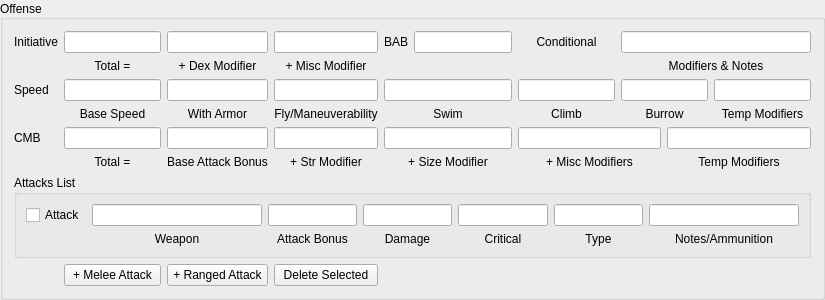
         <widget class="QGroupBox" name="groupBox_4">
          <property name="minimumSize">
           <size>
            <width>825</width>
            <height>0</height>
           </size>
          </property>
          <property name="maximumSize">
           <size>
            <width>825</width>
            <height>16777215</height>
           </size>
          </property>
          <property name="title">
           <string>Offense</string>
          </property>
          <property name="alignment">
           <set>Qt::AlignLeading|Qt::AlignLeft|Qt::AlignVCenter</set>
          </property>
          <layout class="QGridLayout" name="gridLayout_5">
           <item row="0" column="0">
            <widget class="QLabel" name="label_132">
             <property name="text">
              <string>Initiative</string>
             </property>
             <property name="alignment">
              <set>Qt::AlignCenter</set>
             </property>
            </widget>
           </item>
           <item row="0" column="1">
            <widget class="QLineEdit" name="initiative_total">
             <property name="alignment">
              <set>Qt::AlignCenter</set>
             </property>
             <property name="readOnly">
              <bool>true</bool>
             </property>
            </widget>
           </item>
           <item row="0" column="2">
            <widget class="QLineEdit" name="initiative_dexModifier">
             <property name="alignment">
              <set>Qt::AlignCenter</set>
             </property>
             <property name="readOnly">
              <bool>true</bool>
             </property>
            </widget>
           </item>
           <item row="0" column="3">
            <widget class="QLineEdit" name="initiative_miscModifier">
             <property name="alignment">
              <set>Qt::AlignCenter</set>
             </property>
            </widget>
           </item>
           <item row="0" column="4" colspan="2">
            <widget class="QLabel" name="label_145">
             <property name="text">
              <string>BAB</string>
             </property>
             <property name="alignment">
              <set>Qt::AlignCenter</set>
             </property>
            </widget>
           </item>
           <item row="0" column="6">
            <widget class="QLineEdit" name="bab">
             <property name="alignment">
              <set>Qt::AlignCenter</set>
             </property>
            </widget>
           </item>
           <item row="0" column="7">
            <widget class="QLabel" name="label_146">
             <property name="text">
              <string>Conditional</string>
             </property>
             <property name="alignment">
              <set>Qt::AlignCenter</set>
             </property>
            </widget>
           </item>
           <item row="0" column="8" colspan="3">
            <widget class="QLineEdit" name="conditionalOffenseModifiers"/>
           </item>
           <item row="1" column="8" colspan="3">
            <widget class="QLabel" name="label_152">
             <property name="text">
              <string>Modifiers &amp; Notes</string>
             </property>
             <property name="alignment">
              <set>Qt::AlignCenter</set>
             </property>
            </widget>
           </item>
           <item row="2" column="2">
            <widget class="QLineEdit" name="speed_withArmor">
             <property name="alignment">
              <set>Qt::AlignCenter</set>
             </property>
            </widget>
           </item>
           <item row="2" column="4" colspan="3">
            <widget class="QLineEdit" name="speed_swim">
             <property name="minimumSize">
              <size>
               <width>101</width>
               <height>0</height>
              </size>
             </property>
             <property name="alignment">
              <set>Qt::AlignCenter</set>
             </property>
            </widget>
           </item>
           <item row="1" column="1">
            <widget class="QLabel" name="label_149">
             <property name="text">
              <string>Total =</string>
             </property>
             <property name="alignment">
              <set>Qt::AlignCenter</set>
             </property>
            </widget>
           </item>
           <item row="2" column="7">
            <widget class="QLineEdit" name="speed_climb">
             <property name="alignment">
              <set>Qt::AlignCenter</set>
             </property>
            </widget>
           </item>
           <item row="2" column="8" colspan="2">
            <widget class="QLineEdit" name="speed_burrow">
             <property name="alignment">
              <set>Qt::AlignCenter</set>
             </property>
            </widget>
           </item>
           <item row="2" column="10">
            <widget class="QLineEdit" name="speed_tempModifiers"/>
           </item>
           <item row="3" column="1">
            <widget class="QLabel" name="label_153">
             <property name="text">
              <string>Base Speed</string>
             </property>
             <property name="alignment">
              <set>Qt::AlignCenter</set>
             </property>
            </widget>
           </item>
           <item row="2" column="0">
            <widget class="QLabel" name="label_147">
             <property name="text">
              <string>Speed</string>
             </property>
             <property name="alignment">
              <set>Qt::AlignLeading|Qt::AlignLeft|Qt::AlignVCenter</set>
             </property>
            </widget>
           </item>
           <item row="2" column="1">
            <widget class="QLineEdit" name="speed_base">
             <property name="alignment">
              <set>Qt::AlignCenter</set>
             </property>
            </widget>
           </item>
           <item row="3" column="2">
            <widget class="QLabel" name="label_154">
             <property name="text">
              <string>With Armor</string>
             </property>
             <property name="alignment">
              <set>Qt::AlignCenter</set>
             </property>
            </widget>
           </item>
           <item row="3" column="3">
            <widget class="QLabel" name="label_155">
             <property name="text">
              <string>Fly/Maneuverability</string>
             </property>
             <property name="alignment">
              <set>Qt::AlignCenter</set>
             </property>
            </widget>
           </item>
           <item row="3" column="4" colspan="3">
            <widget class="QLabel" name="label_156">
             <property name="text">
              <string>Swim</string>
             </property>
             <property name="alignment">
              <set>Qt::AlignCenter</set>
             </property>
            </widget>
           </item>
           <item row="2" column="3">
            <widget class="QLineEdit" name="speed_fly">
             <property name="alignment">
              <set>Qt::AlignCenter</set>
             </property>
            </widget>
           </item>
           <item row="3" column="8" colspan="2">
            <widget class="QLabel" name="label_158">
             <property name="text">
              <string>Burrow</string>
             </property>
             <property name="alignment">
              <set>Qt::AlignCenter</set>
             </property>
            </widget>
           </item>
           <item row="3" column="10">
            <widget class="QLabel" name="label_159">
             <property name="text">
              <string>Temp Modifiers</string>
             </property>
             <property name="alignment">
              <set>Qt::AlignCenter</set>
             </property>
            </widget>
           </item>
           <item row="4" column="0">
            <widget class="QLabel" name="label_148">
             <property name="text">
              <string>CMB</string>
             </property>
             <property name="alignment">
              <set>Qt::AlignLeading|Qt::AlignLeft|Qt::AlignVCenter</set>
             </property>
            </widget>
           </item>
           <item row="4" column="1">
            <widget class="QLineEdit" name="cmb_total">
             <property name="alignment">
              <set>Qt::AlignCenter</set>
             </property>
             <property name="readOnly">
              <bool>true</bool>
             </property>
            </widget>
           </item>
           <item row="1" column="2">
            <widget class="QLabel" name="label_150">
             <property name="text">
              <string>+ Dex Modifier</string>
             </property>
             <property name="alignment">
              <set>Qt::AlignCenter</set>
             </property>
            </widget>
           </item>
           <item row="3" column="7">
            <widget class="QLabel" name="label_157">
             <property name="text">
              <string>Climb</string>
             </property>
             <property name="alignment">
              <set>Qt::AlignCenter</set>
             </property>
            </widget>
           </item>
           <item row="1" column="3">
            <widget class="QLabel" name="label_151">
             <property name="text">
              <string>+ Misc Modifier</string>
             </property>
             <property name="alignment">
              <set>Qt::AlignCenter</set>
             </property>
            </widget>
           </item>
           <item row="4" column="2">
            <widget class="QLineEdit" name="cmb_bab">
             <property name="alignment">
              <set>Qt::AlignCenter</set>
             </property>
             <property name="readOnly">
              <bool>true</bool>
             </property>
            </widget>
           </item>
           <item row="5" column="9" colspan="2">
            <widget class="QLabel" name="label_165">
             <property name="text">
              <string>Temp Modifiers</string>
             </property>
             <property name="alignment">
              <set>Qt::AlignCenter</set>
             </property>
            </widget>
           </item>
           <item row="5" column="3">
            <widget class="QLabel" name="label_162">
             <property name="text">
              <string>+ Str Modifier</string>
             </property>
             <property name="alignment">
              <set>Qt::AlignCenter</set>
             </property>
            </widget>
           </item>
           <item row="5" column="4" colspan="3">
            <widget class="QLabel" name="label_163">
             <property name="text">
              <string>+ Size Modifier</string>
             </property>
             <property name="alignment">
              <set>Qt::AlignCenter</set>
             </property>
            </widget>
           </item>
           <item row="4" column="3">
            <widget class="QLineEdit" name="cmb_strModifier">
             <property name="alignment">
              <set>Qt::AlignCenter</set>
             </property>
             <property name="readOnly">
              <bool>true</bool>
             </property>
            </widget>
           </item>
           <item row="4" column="4" colspan="3">
            <widget class="QLineEdit" name="cmb_sizeModifier">
             <property name="alignment">
              <set>Qt::AlignCenter</set>
             </property>
            </widget>
           </item>
           <item row="4" column="9" colspan="2">
            <widget class="QLineEdit" name="cmb_tempModifiers"/>
           </item>
           <item row="5" column="1">
            <widget class="QLabel" name="label_160">
             <property name="text">
              <string>Total =</string>
             </property>
             <property name="alignment">
              <set>Qt::AlignCenter</set>
             </property>
            </widget>
           </item>
           <item row="5" column="2">
            <widget class="QLabel" name="label_161">
             <property name="text">
              <string>Base Attack Bonus</string>
             </property>
             <property name="alignment">
              <set>Qt::AlignCenter</set>
             </property>
            </widget>
           </item>
           <item row="5" column="7" colspan="2">
            <widget class="QLabel" name="label_164">
             <property name="text">
              <string>+ Misc Modifiers</string>
             </property>
             <property name="alignment">
              <set>Qt::AlignCenter</set>
             </property>
            </widget>
           </item>
           <item row="6" column="0" colspan="11">
            <widget class="QGroupBox" name="groupBox_10">
             <property name="title">
              <string>Attacks List</string>
             </property>
             <layout class="QGridLayout" name="gridLayout_12">
              <item row="1" column="1">
               <widget class="QLineEdit" name="attack_weapon"/>
              </item>
              <item row="1" column="3">
               <widget class="QLineEdit" name="attack_damage"/>
              </item>
              <item row="1" column="2">
               <widget class="QLineEdit" name="attack_bonus"/>
              </item>
              <item row="1" column="5">
               <widget class="QLineEdit" name="attack_type"/>
              </item>
              <item row="1" column="4">
               <widget class="QLineEdit" name="attack_critical"/>
              </item>
              <item row="1" column="6">
               <widget class="QLineEdit" name="attack_notes"/>
              </item>
              <item row="2" column="1">
               <widget class="QLabel" name="attack_weapon_label">
                <property name="text">
                 <string>Weapon</string>
                </property>
                <property name="alignment">
                 <set>Qt::AlignCenter</set>
                </property>
               </widget>
              </item>
              <item row="2" column="2">
               <widget class="QLabel" name="attack_bonus_label">
                <property name="text">
                 <string>Attack Bonus</string>
                </property>
                <property name="alignment">
                 <set>Qt::AlignCenter</set>
                </property>
               </widget>
              </item>
              <item row="2" column="3">
               <widget class="QLabel" name="attack_damage_label">
                <property name="text">
                 <string>Damage</string>
                </property>
                <property name="alignment">
                 <set>Qt::AlignCenter</set>
                </property>
               </widget>
              </item>
              <item row="2" column="6">
               <widget class="QLabel" name="attack_notes_label">
                <property name="text">
                 <string>Notes/Ammunition</string>
                </property>
                <property name="alignment">
                 <set>Qt::AlignCenter</set>
                </property>
               </widget>
              </item>
              <item row="2" column="5">
               <widget class="QLabel" name="attack_type_label">
                <property name="text">
                 <string>Type</string>
                </property>
                <property name="alignment">
                 <set>Qt::AlignCenter</set>
                </property>
               </widget>
              </item>
              <item row="2" column="4">
               <widget class="QLabel" name="attack_critical_label">
                <property name="text">
                 <string>Critical</string>
                </property>
                <property name="alignment">
                 <set>Qt::AlignCenter</set>
                </property>
               </widget>
              </item>
              <item row="0" column="0">
               <spacer name="horizontalSpacer_42">
                <property name="orientation">
                 <enum>Qt::Horizontal</enum>
                </property>
                <property name="sizeHint" stdset="0">
                 <size>
                  <width>40</width>
                  <height>0</height>
                 </size>
                </property>
               </spacer>
              </item>
              <item row="0" column="6">
               <spacer name="horizontalSpacer_44">
                <property name="orientation">
                 <enum>Qt::Horizontal</enum>
                </property>
                <property name="sizeType">
                 <enum>QSizePolicy::Fixed</enum>
                </property>
                <property name="sizeHint" stdset="0">
                 <size>
                  <width>150</width>
                  <height>0</height>
                 </size>
                </property>
               </spacer>
              </item>
              <item row="0" column="1">
               <spacer name="horizontalSpacer_43">
                <property name="orientation">
                 <enum>Qt::Horizontal</enum>
                </property>
                <property name="sizeType">
                 <enum>QSizePolicy::Fixed</enum>
                </property>
                <property name="sizeHint" stdset="0">
                 <size>
                  <width>170</width>
                  <height>0</height>
                 </size>
                </property>
               </spacer>
              </item>
              <item row="1" column="0">
               <widget class="QCheckBox" name="attack_checkbox">
                <property name="text">
                 <string>Attack</string>
                </property>
               </widget>
              </item>
             </layout>
            </widget>
           </item>
           <item row="7" column="1">
            <widget class="QPushButton" name="addMeleeAttack">
             <property name="text">
              <string>+ Melee Attack</string>
             </property>
            </widget>
           </item>
           <item row="4" column="7" colspan="2">
            <widget class="QLineEdit" name="cmb_miscModifiers"/>
           </item>
           <item row="7" column="3">
            <widget class="QPushButton" name="deleteAttack">
             <property name="text">
              <string>Delete Selected</string>
             </property>
            </widget>
           </item>
           <item row="7" column="2">
            <widget class="QPushButton" name="addRangedAttack">
             <property name="text">
              <string>+ Ranged Attack</string>
             </property>
            </widget>
           </item>
          </layout>
         </widget>
